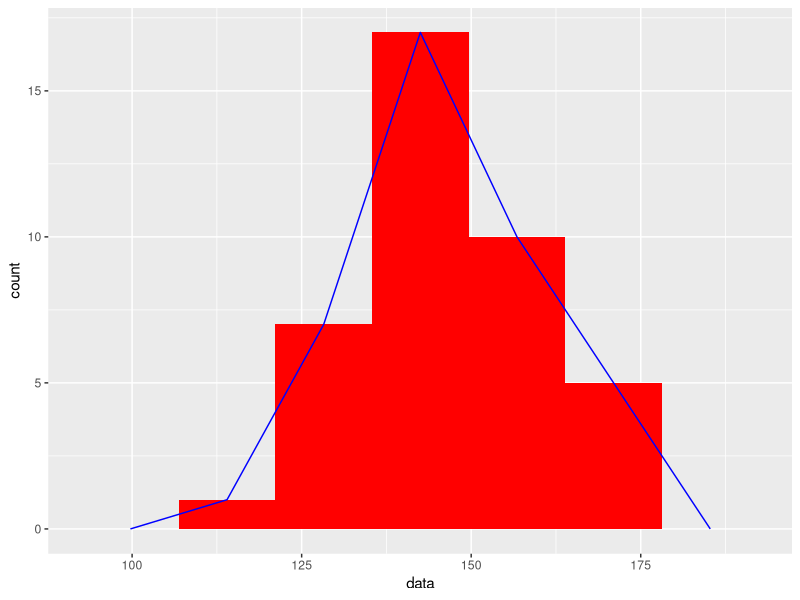
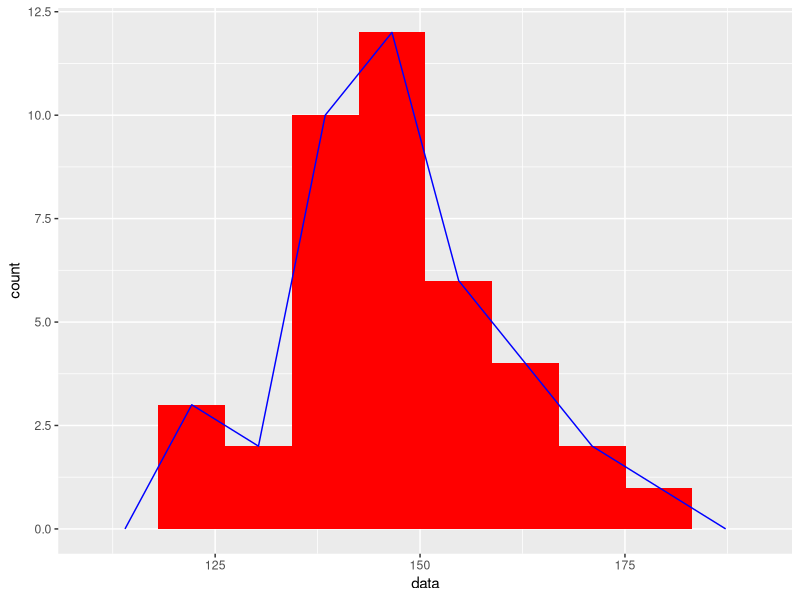

Reproduce these figures in R, in order.
## ---- chunk 1
library(ggplot2)
## ---- chunk 2
# Parte del código obtenido en https://aprender-uib.github.io/AprendeR1/chap-hist.html
Tabla_frec_agrup=function(x,k,A,p){
    L=min(x)-p/2+A*(0:k)
    x_int=cut(x, breaks=L, right=FALSE)
    intervalos=levels(x_int)
    marcas=(L[1]+L[2])/2+A*(0:(k-1))
    f.abs=as.vector(table(x_int))
    f.rel=f.abs/length(x)
    f.abs.cum=cumsum(f.abs)
    f.rel.cum=cumsum(f.rel)
    tabla_x=data.frame(intervalos, marcas, f.abs, f.abs.cum, f.rel, f.rel.cum)
    tabla_x
}

ord_rango = function(data){
    #data ordenada y por rango
    df_ordenada <- data.frame(sort(data))
    df_ordenada$rango <- rank(df_ordenada$sort.data.)
    df_ordenada
    
}

tabla_stats =function(data, bin){
    Bin <- bin #Dato variable
    Amplitud <- diff(range(data))/Bin
    Tabla_frec_agrup(data,Bin,Amplitud,1)
    
} 

grafica = function(data, bin){
    data <- data.frame(data)
    ggplot(data, aes(x=data))+geom_histogram(bins = Bin, fill="red")+geom_freqpoly(color="blue",bins=Bin)
}

## ---- chunk 3
#Datos a utilizar
data <- c(138,146,168,146,161,164,158,126,173,145,150,
          140,138,142,135,132,147,176,147,142,144,136,
          163,135,150,125,148,119,153,156,149,152,154,
          140,145,157,144,165,135,128)
## ---- chunk 4
Bin <- 5
#Data ordenada y por rango
ord_rango(data)
#Cuadro
tabla_stats(data,Bin)
#Gráfica 
grafica(data,Bin)
## ---- chunk 5
Bin <- 8
#Data ordenada y por rango
ord_rango(data)
#Cuadro
tabla_stats(data,Bin)
#Gráfica 
grafica(data,Bin)
